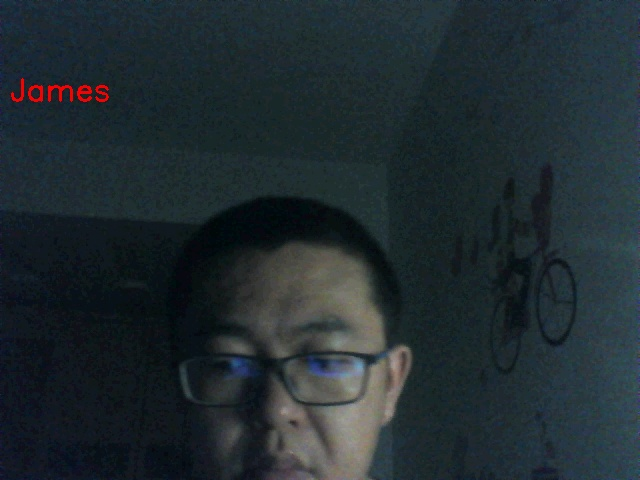
#> input picture resources/test.jpg, 640 x 480 px
$ python draw_pic.py
#> lines starting #> are read from the running program, lines starting #| are printed output that depends on the picture
import numpy as np
import cv2


file_name = './resources/test.jpg'

img = cv2.imread(file_name)
#> img is the input picture: shape (480, 640, 3); mean B, G, R 48.5, 43.8, 33.2
cv2.line(img, (10, 10), (100,200), (0, 255,255), 5)
cv2.ellipse(img, (400, 320), (100, 50), 0, 90, 270, 255, -1)
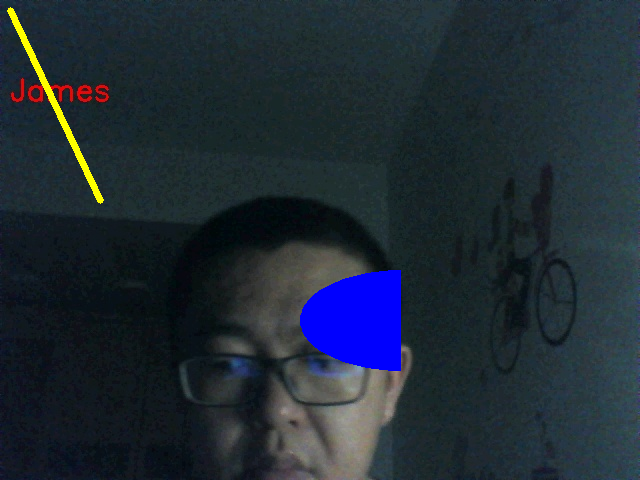
#> img: shape (480, 640, 3); mean B, G, R 52.8, 42.6, 32.2
cv2.imshow('test', img)
cv2.waitKey(0)
cv2.destroyAllWindows()

$ run again, with resources/James.jpg copied over resources/test.jpg
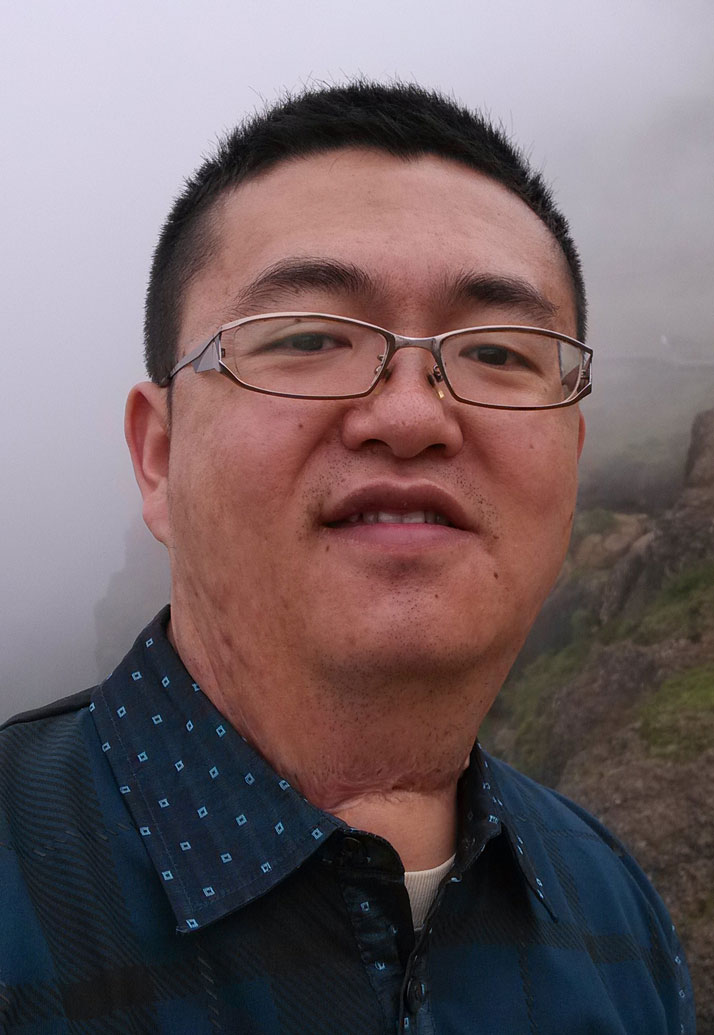
#> input picture resources/James.jpg, 714 x 1035 px
#> img is the input picture: shape (1035, 714, 3); mean B, G, R 102.7, 99.2, 115
#> `cv2.ellipse(img, (400, 320), (100, 50), 0, 90, 270, 255, -1)`:
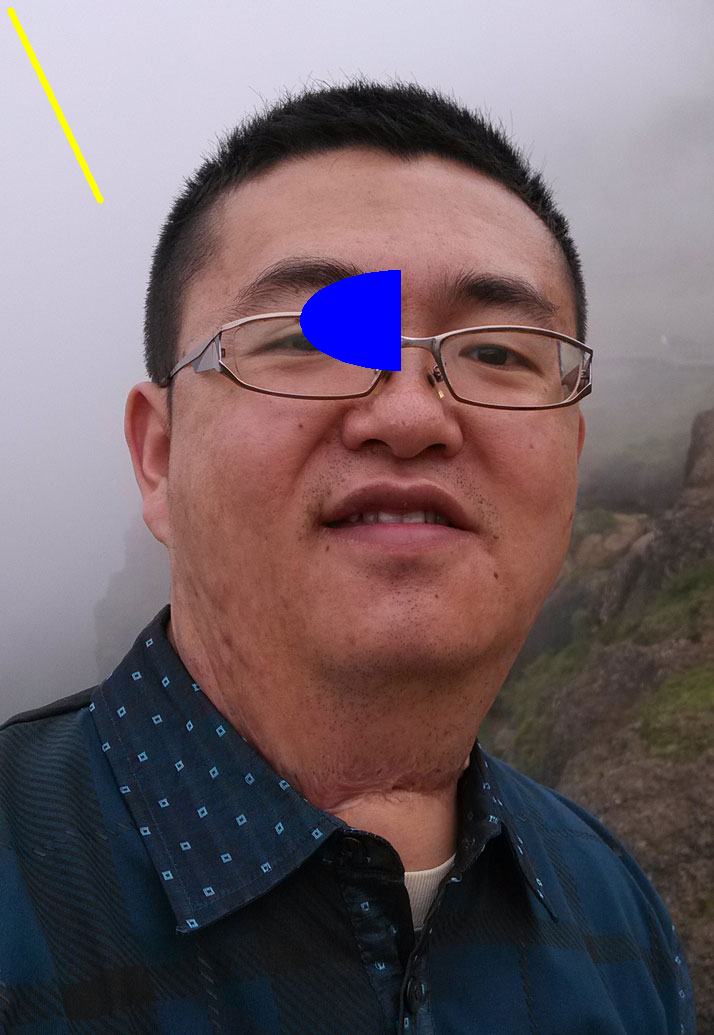
#> img: shape (1035, 714, 3); mean B, G, R 104.2, 98.4, 113.8
